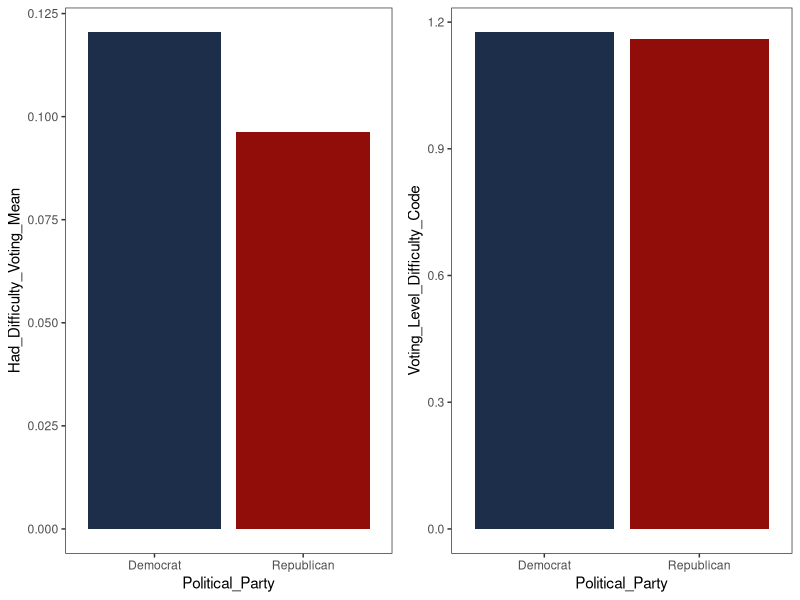

This figure's R source:
## ---- chunk 1
knitr::opts_chunk$set(echo = TRUE)
## ---- chunk 2
library(plyr)
library(dplyr)
library(ggplot2) 
library(knitr)
library(tidyverse) 
library(haven)
library(gridExtra)
theme_set(theme_bw())
options(tinytex.verbose = TRUE)
## ---- chunk 3
# The analysis consumes clean and processed data generated by a pipeline process. The process consumes a huge data set, cleans it and processes it to make it usable for the analysis. In order to have a streamlined and optimal process, we have created a data pipeline which is run once every election year and the clean and processed data is used every time the analysis is conducted. This saves us a lot of time and resources.

ANES <- read_csv("anes.csv")
head(ANES)
## ---- chunk 4
tbl <- table(ANES$Political_Party)
tbl_p <- prop.table(tbl)


df <- data.frame(tbl, tbl_p)
df <- subset(df, select=-c(Var1.1))
df <- df %>% 
  rename(
    Party = Var1,
    Frequency = Freq,
    Proportion = Freq.1,
    )

summary_table <- kable(
    df,
    digits = 2,
    caption = 'Distribution of Political Party',
    booktabs = TRUE,
)

summary_table
## ---- chunk 5
ANES_mean <- ANES %>%
  mutate(
    Voting_Level_Difficulty_Code = case_when(
      Voting_Level_Difficulty_Code > 1 ~ 1, 
       Voting_Level_Difficulty_Code == 1 ~ 0,
      )
    )

table_mean <- ANES_mean %>%
  group_by(Political_Party) %>%
  summarise_at(vars(Voting_Level_Difficulty_Code), list(Had_Difficulty_Voting_Mean = mean))

plt1 <- ggplot(data=table_mean, aes(x=Political_Party, y=Had_Difficulty_Voting_Mean, fill=Political_Party))+   geom_bar(stat="identity")+
  scale_fill_manual(values=c("#1c2e4a", "#900d09"))+
  theme(legend.position = "none"
        , panel.grid.major = element_blank()
        , panel.grid.minor = element_blank()
        )

## ---- chunk 6
ANES_levels <- ANES %>%
  group_by(Political_Party) %>%
  summarise_at(vars(Voting_Level_Difficulty_Code), list(Voting_Level_Difficulty_Code = mean))

plt2 <- ggplot(data=ANES_levels, aes(x=Political_Party, y=Voting_Level_Difficulty_Code, fill=Political_Party))+   geom_bar(stat="identity")+
  scale_fill_manual(values=c("#1c2e4a", "#900d09"))+
  theme(legend.position = "none"
        , panel.grid.major = element_blank()
        , panel.grid.minor = element_blank()
        )
## ---- chunk 7
grid.arrange(plt1, plt2, ncol=2)

## ---- chunk 8

t.test(ANES_mean$Voting_Level_Difficulty_Code ~ ANES_mean$Political_Party)

